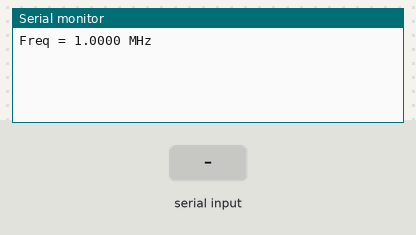
Bench run of a sketch on a simulated Arduino Uno, built with avr-gcc and run on an emulated ATmega328P. On the bench: the last lines printed to the serial monitor. Inputs (shaded band) come from the test bench.

Above: at 1.2 s.
1.3 s: "90,45\n" received over Serial
At 2.2 s:
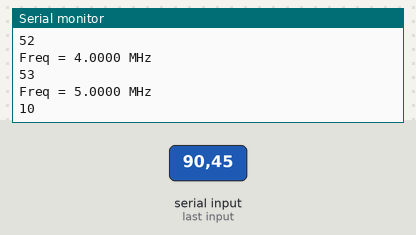
2.8 s: byte 13 (13) received over Serial
At 3.4 s:
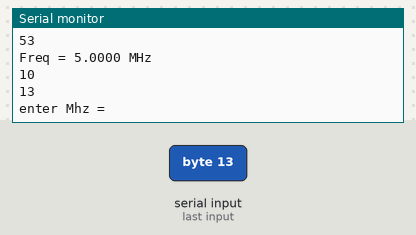
4.3 s: byte 43 (43) received over Serial
At 6.4 s:
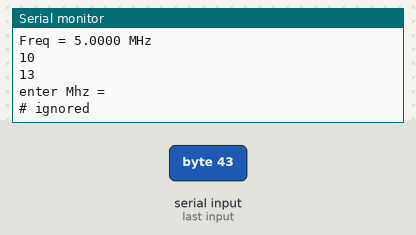
6.8 s: "30,150\n" received over Serial
At 8.4 s:
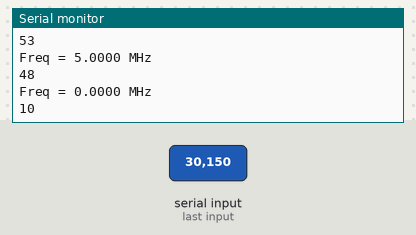
Timing chart, 0 to 9.3 s (numbered marks = the images above; inputs shaded):
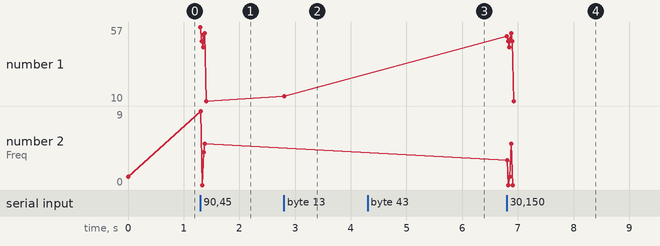

The sketch:

AD9850.ino
```cpp
/*
 * A simple single freq AD9850 Arduino test script
 * Original AD9851 DDS sketch by Andrew Smallbone at www.rocketnumbernine.com
 * Modified for testing the inexpensive AD9850 ebay DDS modules
 * Pictures and pinouts at nr8o.dhlpilotcentral.com
 * 9850 datasheet at http://www.analog.com/static/imported-files/data_sheets/AD9850.pdf
 * Use freely
 */

#define W_CLK 7	// connect to AD9850 module word load clock pin (CLK)
#define FQ_UD 6	// connect to freq update pin (FQ)
#define DATA  5	// connect to serial data load pin (DATA)
#define RESET 4	// connect to reset pin (RST).

#define ENCODER 0
#define encoder_a 7
#define encoder_b 8
#define encoder_click 9

#define pulseHigh(pin) {digitalWrite(pin, HIGH); digitalWrite(pin, LOW); }

double user_freq = 1.e6; // 10.e6

// transfers a byte, a bit at a time, LSB first to the 9850 via serial DATA line
void tfr_byte(byte data)
{
  for (int i=0; i<8; i++, data>>=1) {
    digitalWrite(DATA, data & 0x01);
    pulseHigh(W_CLK);   //after each bit sent, CLK is pulsed high
  }
}


// frequency calc from datasheet page 8 = <sys clock> * <frequency tuning word>/2^32
void sendFrequency(double frequency) {
  int32_t freq = frequency * 4294967295/125000000;  // note 125 MHz clock on 9850
  for (int b=0; b<4; b++, freq>>=8) {
    tfr_byte(freq & 0xFF);
  }
  tfr_byte(0x000);   // Final control byte, all 0 for 9850 chip
  pulseHigh(FQ_UD);  // Done!  Should see output

  Serial.print("Freq = ");
  Serial.print((frequency / 1.e6), 4);
  Serial.println(" MHz");
}


void setup() {
 // configure arduino data pins for output
  pinMode(FQ_UD, OUTPUT);
  pinMode(W_CLK, OUTPUT);
  pinMode(DATA, OUTPUT);
  pinMode(RESET, OUTPUT);

  pulseHigh(RESET);
  pulseHigh(W_CLK);
  pulseHigh(FQ_UD);  // this pulse enables serial mode - Datasheet page 12 figure 10

#if ENCODER
  // encoder
  pinMode(encoder_a, INPUT);
  pinMode(encoder_b, INPUT);
  pinMode(encoder_click, INPUT);
#endif

  Serial.begin(9600);
  sendFrequency(user_freq);
}

double freq_step = 1.e5; // 0.1 MHz
int encoder_state = LOW;
int encoder_last  = LOW;

double new_freq = 0;

void loop() {
  if (Serial.available()) {
     int inByte = Serial.read();
     Serial.println(inByte, DEC);
     if (inByte == 43 || inByte == 61 or inByte == 67) { // + = left
       user_freq += freq_step;
       sendFrequency(user_freq);
     } else if ( inByte == 45 || inByte == 68) { // - right
       user_freq -= freq_step;
       sendFrequency(user_freq);
     } else if ( inByte == 65 ) { // up
       user_freq -= freq_step * 10;
       sendFrequency(user_freq);
     } else if ( inByte == 66 ) { // down
       user_freq += freq_step * 10;
       sendFrequency(user_freq);
     } else if ( inByte >= 48 && inByte <= 57) { // 0 .. 9
       user_freq = ( inByte - 48 ) * 1.e6;
       sendFrequency(user_freq);
     } else if ( inByte == 13 ) { // enter
       Serial.print("enter Mhz = ");
       while (Serial.available() == 0);
       new_freq = Serial.parseFloat();
       while (Serial.available() > 0) { Serial.read(); } // suck enter and just from partFloat
       Serial.println();
       if ( new_freq == 0 ) {
          Serial.println("# ignored");
       } else {
           user_freq = new_freq * 1.e6;
           sendFrequency(user_freq);
       }
     }
  }

#if ENCODER
  encoder_state = digitalRead(encoder_a);
  if ((encoder_last == LOW) && (encoder_state == HIGH)) {
    if (digitalRead(encoder_b) == LOW) {
      user_freq -= freq_step;
    } else {
      user_freq += freq_step;
    }
    sendFrequency(user_freq);
  }
  encoder_last = encoder_state;

  if(digitalRead(encoder_click) == LOW) sendFrequency( 1.e6 ); // reset to 1MHz
#endif

}
```

Measured:
- after the input at 1.3 s, the serial monitor: prints a new line at once (image 1)
- after the input at 2.8 s, the serial monitor: prints a new line at once (image 2)
- after the input at 4.3 s, the serial monitor: prints a new line after 1.0 s (image 3)
- after the input at 6.8 s, the serial monitor: prints a new line at once (image 4)
- plotted number 1: 10 → 13 after the input at 2.8 s, 13 → 10 after the input at 6.8 s
- plotted number 2: 1 → 5 after the input at 1.3 s, 5 → 0 after the input at 6.8 s
